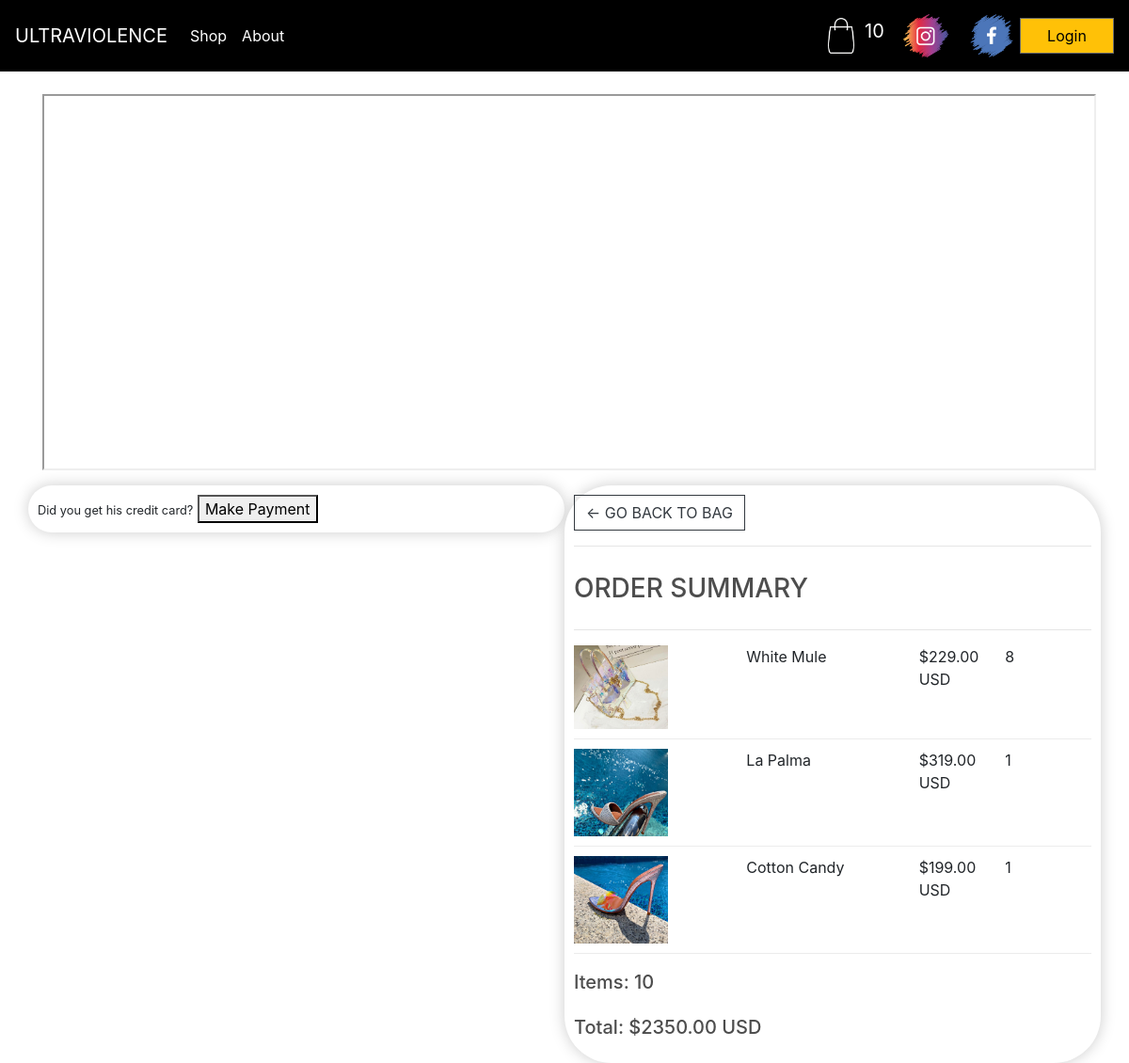
/payment/ (signed in), run on an earlier commit of the app's database.
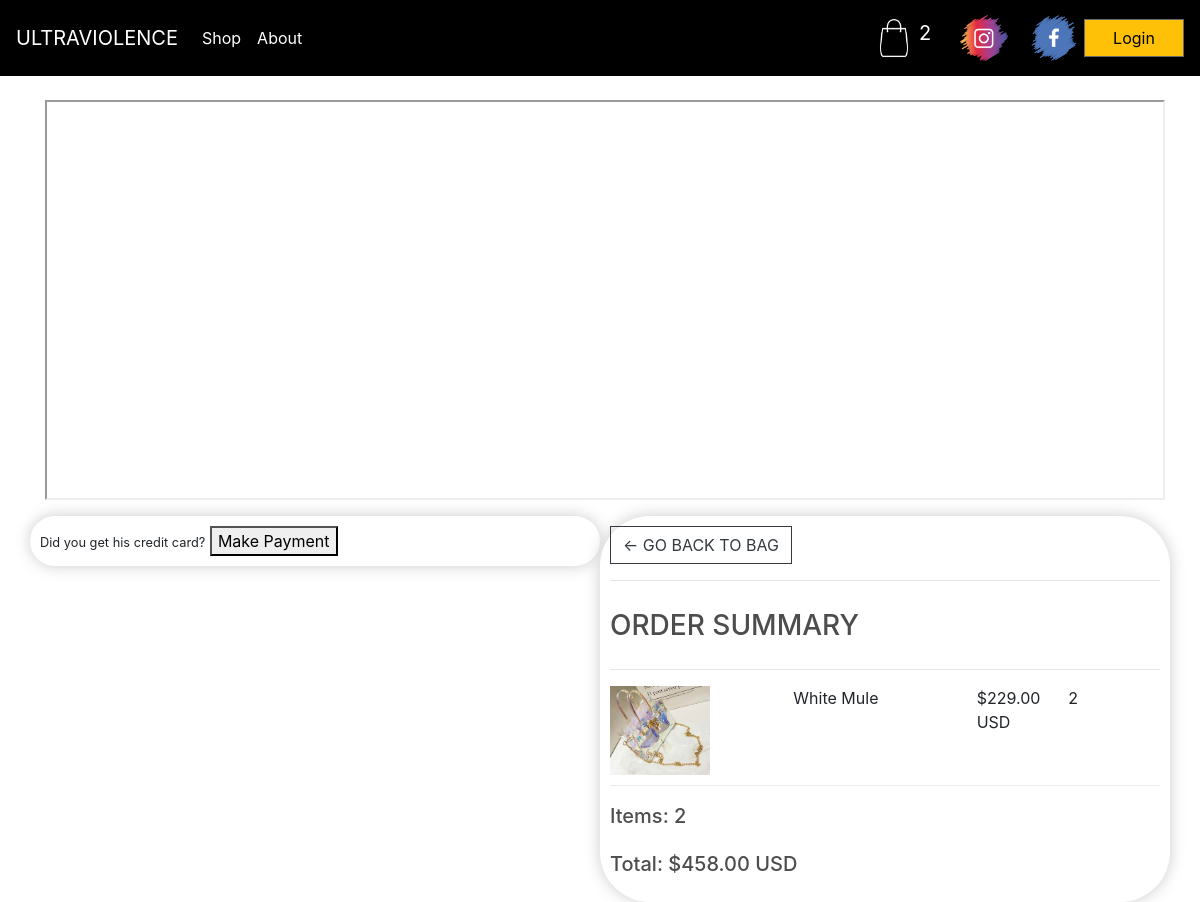
And on a later commit of the database.
### store/models.py (models this page shows, shortened)
class OrderItem(models.Model):
    product = models.ForeignKey(Product, on_delete=models.SET_NULL, blank=True, null=True)
    order = models.ForeignKey(Order, on_delete=models.SET_NULL, blank=True, null=True)
    quantity = models.IntegerField(default=0, null=True, blank=True)
    date_added = models.DateTimeField(auto_now_add=True)
    @property
    def get_total(self):
        total = self.product.price * self.quantity
        return total

class Product(models.Model):
    name = models.CharField(max_length=200, null=True)
    price = models.DecimalField(max_digits=10, decimal_places=2)
    digital = models.BooleanField(default=True, null=True, blank=False)
    image = models.ImageField(null=True, blank=True)
    @property
    def imageURL(self):
        try:
            url = self.image.url
        except:
            url = ""
        return url

class Order(models.Model):
    customer = models.ForeignKey(Customer, on_delete=models.SET_NULL, blank=True, null=True)
    date_ordered = models.DateTimeField(auto_now_add=True)
    complete = models.BooleanField(default=False, null=True, blank=False)
    transaction_id = models.CharField(max_length=200, null=True)
    @property
    def shipping(self):
        shipping = False
        orderitems = self.orderitem_set.all()
        for _ in orderitems:
            if _.product.digital == False:
                shipping = True
        return shipping
    @property
    def get_cart_total(self):
        orderitems = self.orderitem_set.all()
        total = sum([item.get_total for item in orderitems])
        return total
    @property
    def get_cart_items(self):
        orderitems = self.orderitem_set.all()
        total = sum([item.quantity for item in orderitems])
        return total

### store/views.py (the view)
# urls.py: path('payment/', views.payment, name="payment"),
def payment(request):
    if request.user.is_authenticated:
        customer = request.user.customer
        order, created = Order.objects.get_or_create(customer=customer, complete=False)
        items = order.orderitem_set.all()
        cartItems = order.get_cart_items
    else:
        items = []
        order = {'get_cart_total': 0, 'get_cart_items': 0, 'shipping': False}
        cartItems = order['get_cart_items']
    context = {'items': items, 'order': order, 'cartItems': cartItems}
    return render(request, 'store/payment.html', context)

### store/templates/store/payment.html (shortened to what this page needs)
{% extends 'store/main.html' %}
{% load static %}
{% block content %}
    <iframe width="1120" height="400" top="0px" loading="eager" tabindex="-1" style="position: -webkit-sticky"
            preload="auto" src="{% static 'video/baby3.mp4' %}"
            allow="accelerometer; autoplay; clipboard-write; encrypted-media; gyroscope;"
            allowfullscreen>
    </iframe>
    <br>
    <div class="row">
        <div class="col-lg-6">
            <div class="box-element hidden" id="payment-info">
                <small>Did you get his credit card?</small>
                <button id="make-payment">Make Payment</button>
            </div>
        </div>
        <div class="col-lg-6">
            <div class="box-element">
                <a class="btn btn-outline-dark" href="{% url 'cart' %}">&#x2190; GO BACK TO BAG</a>
                <hr>
                <h3>ORDER SUMMARY</h3>
                <hr>
                {% for item in items %}
                    <div class="cart-row">
                        <div style="flex:2"><img class="row-image" src="{{ item.product.imageURL }}"></div>
                        <div style="flex:2"><p>{{ item.product.name }}</p></div>
                        <div style="flex:1"><p>${{ item.product.price }} USD</p></div>
                        <div style="flex:1"><p>{{ item.quantity }}</p></div>
                    </div>
                {% endfor %}
                <h5>Items: {{ order.get_cart_items }}</h5>
                <h5>Total: ${{ order.get_cart_total|floatformat:2 }} USD</h5>
            </div>
        </div>
    </div>
{% endblock %}

What changed in the data, as far as the page shows it:
removed OrderItem: product.imageURL (picture), product.name "La Palma", product.price "319.00", quantity "1"
removed OrderItem: product.imageURL (picture), product.name "Cotton Candy", product.price "199.00", quantity "1"
changed OrderItem "White Mule": quantity "8" → "2"
changed through a linked row, Order: get_cart_items "10" → "2"; get_cart_total "2350.00" → "458.00"
Also different on the page:
{{ cartItems }}: "10" → "2"
